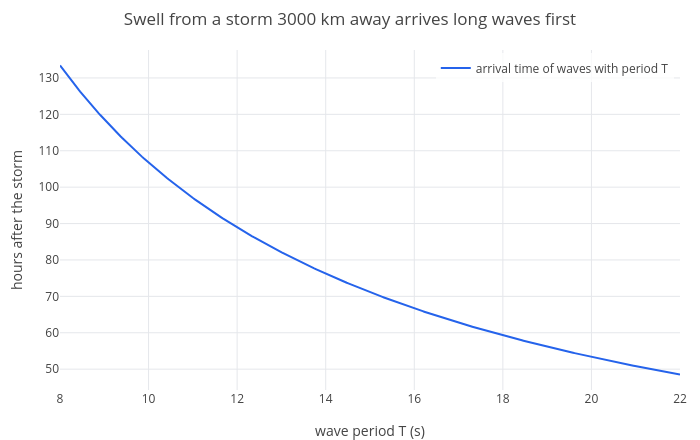

Notebook source saved alongside this figure:
### Code cell
p = plot(4*pi*3000000/(9.81*T)/3600, T, 8, 22);
p = legend(p, "arrival time of waves with period T");
labels(title(p, "Swell from a storm 3000 km away arrives long waves first"), "wave period T (s)", "hours after the storm")

### Figure 1 — Plotly figure (JSON) as saved in the notebook; plotly's stock layout.template omitted (floating-point values rounded to 4 significant figures; data arrays with more than 128 entries replaced by an {"elided": "..."} marker saying what was removed)
{"data": [{"line": {"color": "#2563eb", "width": 2}, "mode": "lines", "name": "arrival time of waves with period T", "type": "scatter", "x": {"elided": "402 float values"}, "y": {"elided": "402 float values"}}], "layout": {"height": 440, "legend": {"bgcolor": "rgba(255,255,255,0.8)", "x": 0.99, "xanchor": "right", "y": 0.99, "yanchor": "top"}, "margin": {"b": 50, "l": 60, "r": 20, "t": 50}, "showlegend": true, "title": {"text": "Swell from a storm 3000 km away arrives long waves first"}, "width": 700, "xaxis": {"range": [8, 22], "title": {"text": "wave period T (s)"}, "zeroline": true}, "yaxis": {"range": [44.28, 137.7], "title": {"text": "hours after the storm"}, "zeroline": true}}}
